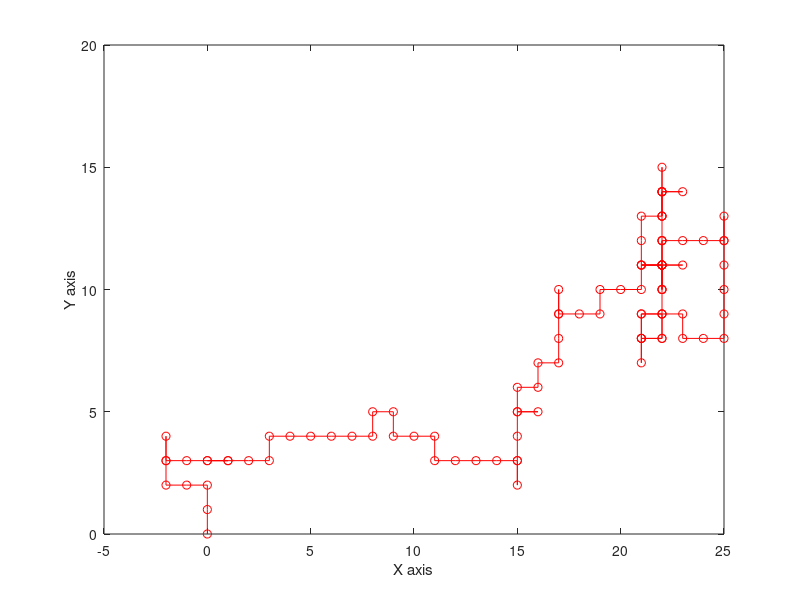

Here is the MATLAB script that generated this plot:
clear all;
close all;
clc

N = 100;    % put different values like 10,20, .. to get the graphs
mat = zeros((N+1),2);

for i = 1:N
   
   m = randi(2);
   n = randi(3)-2;
   w = zeros(1,2);
   w(m) = n;
   if w == [0,0]     % this will make sure that the guy always makes a step
       while w == [0,0]
            m = randi(2);
            n = randi(2)-1;
            w = zeros(1,2);
            w(m) = n;
       end
   end
   mat(i+1,:) = mat(i,:)+w;
   
end

plot(mat(1:N+1,1), mat(1:N+1,2),'-ro')
xlabel('X axis');
ylabel('Y axis');

distance = sqrt(mat(:,1).* mat(:,1) + mat(:,2).*mat(:,2)); % for finding the final distance from origin
max_distance = max(distance)